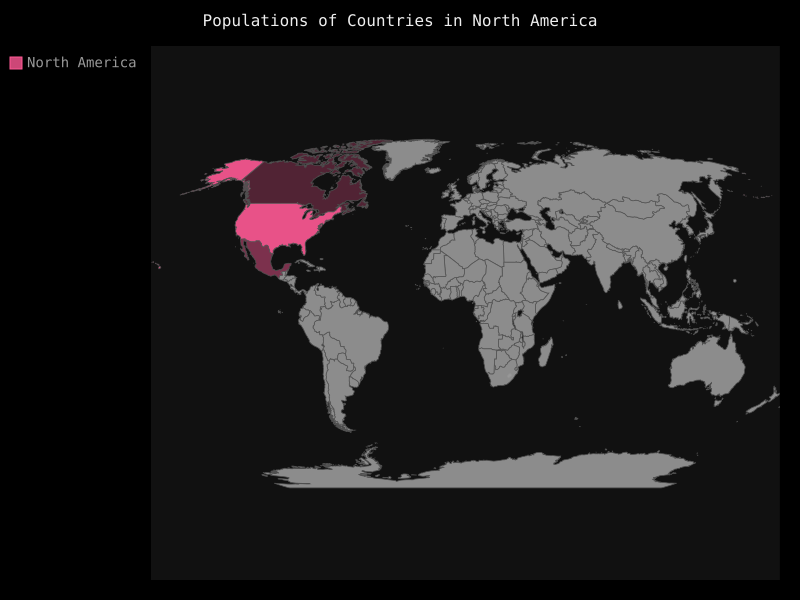

The Python source for this figure:
# -*- coding: UTF-8 -*-
import pygal

wm = pygal.Worldmap()
wm.title = 'Populations of Countries in North America'
wm.add('North America', {'ca':34126000, 'us':309349000, 'mx':113423000})

wm.render_to_file('na_populations.svg')
